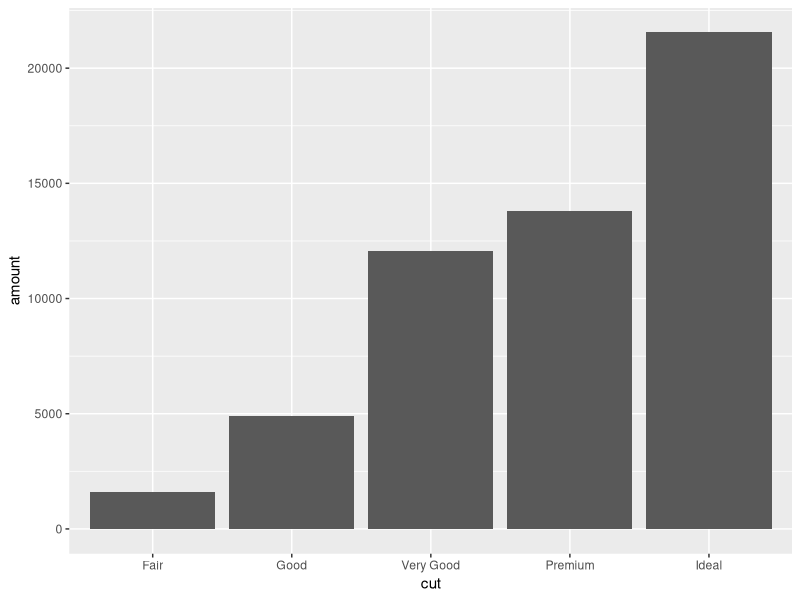
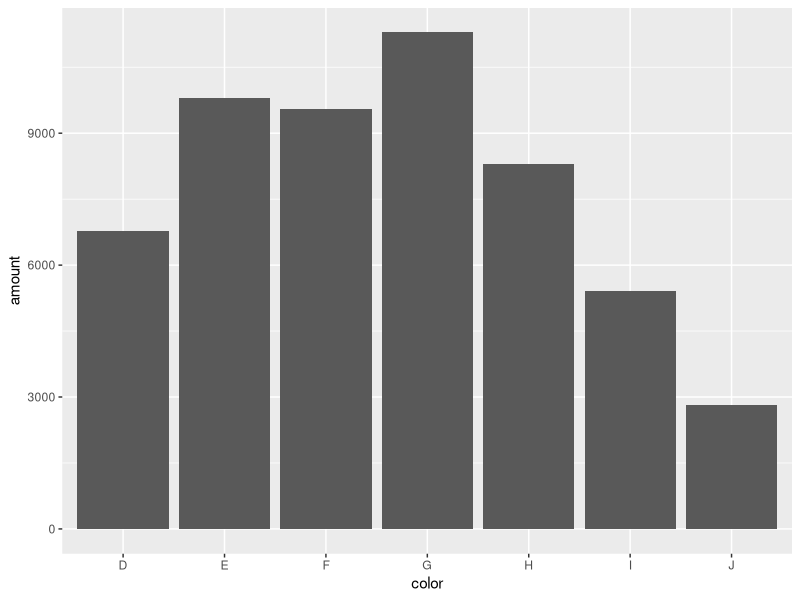
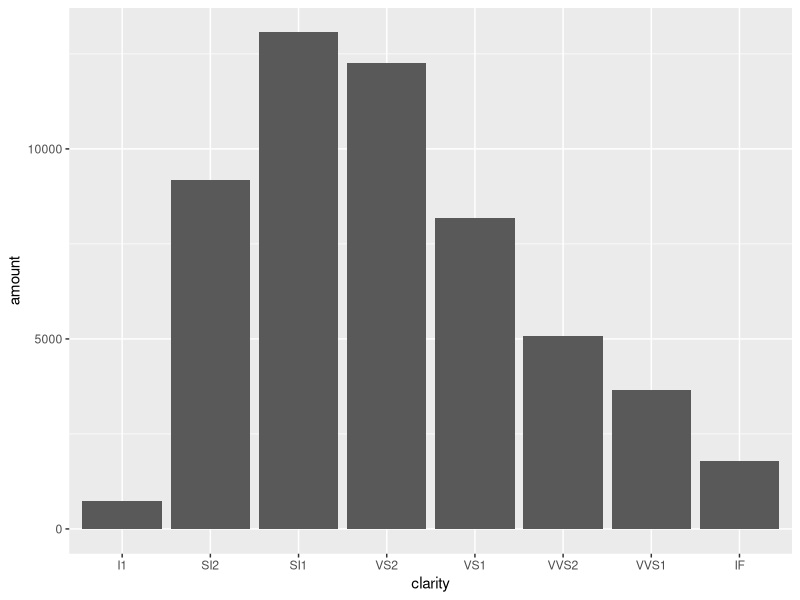
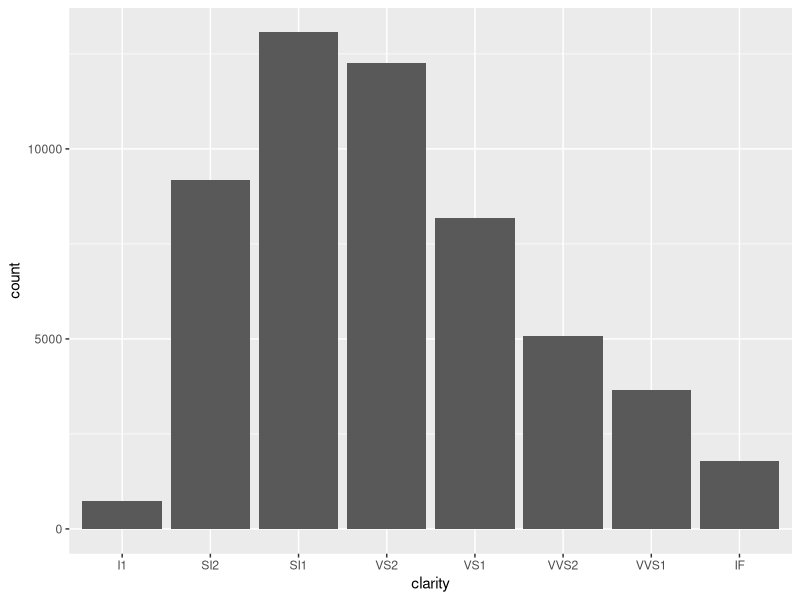
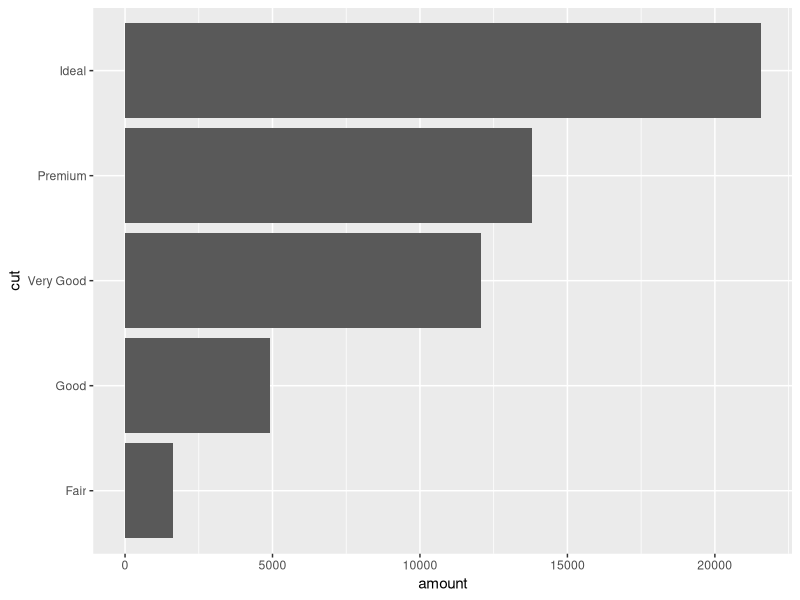
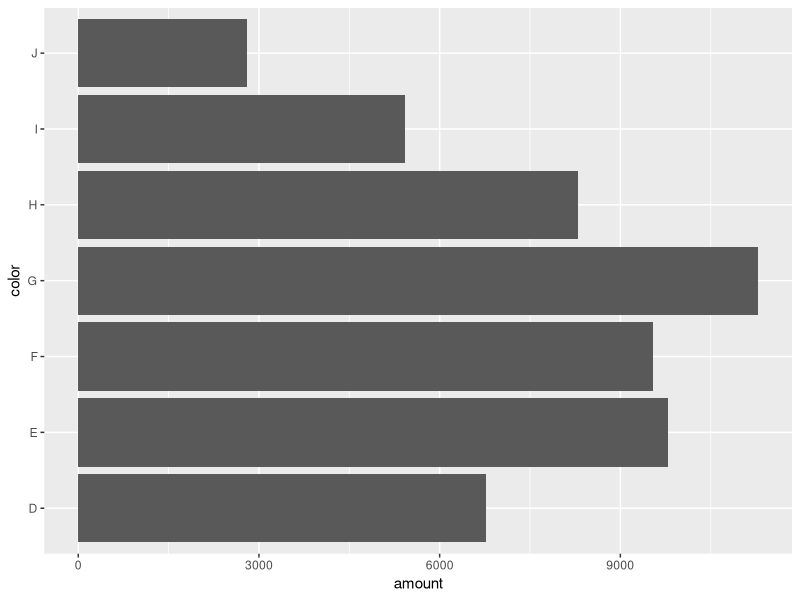
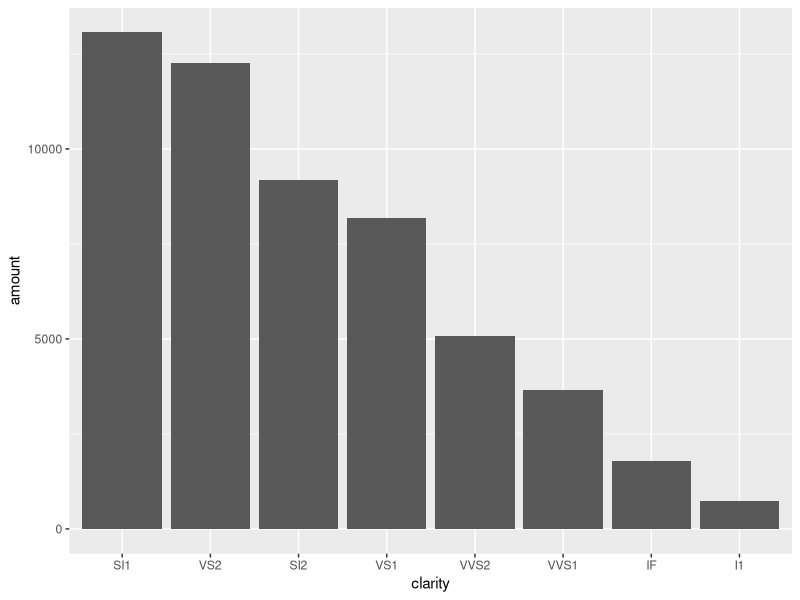
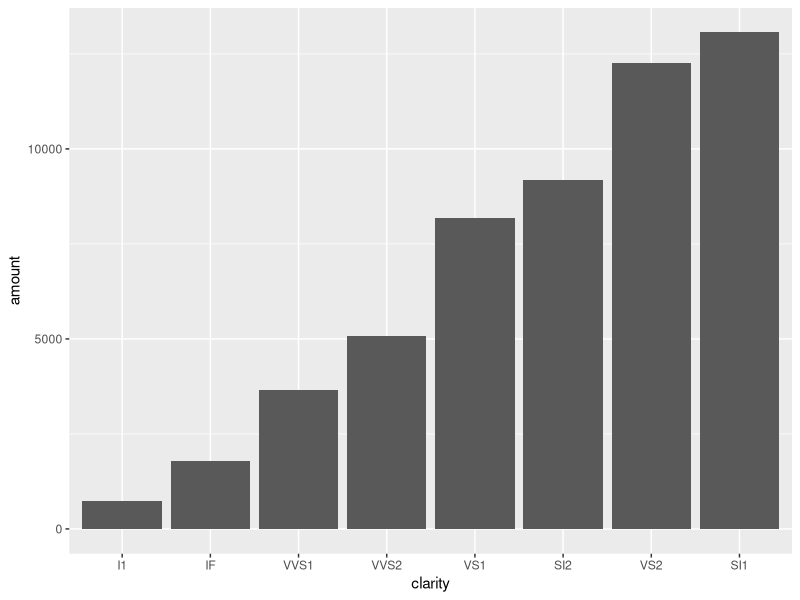

Recreate these plots in R, in order.
## ---- chunk 1
knitr::opts_chunk$set(
	echo = TRUE,
	message = FALSE,
	warning = FALSE
)
## ---- chunk 2
library(tidyverse)
library(skimr)
df <- ggplot2::diamonds
skim(df)
head(df)
#help(diamonds)
## ---- chunk 3

#funktionsorientierter Ansatz funktioniert leider nicht! :-(
#===========================================================
# jplot<-function(j=){
#   pic<-df%>%
#     group_by(j)%>%
#     summarise(amount=n())%>%
#     ggplot(aes(j, amount))+
#     geom_col()
#   return(pic)
# }
# jplot("cut")
#===========================================================

#some visualisation-work
df%>%
  group_by(cut)%>%
  summarise(amount=n())%>%
  ggplot(aes(cut, amount))+
  geom_col()

df%>%
  group_by(color)%>%
  summarise(amount=n())%>%
  ggplot(aes(color, amount))+
  geom_col()

df%>%
  group_by(clarity)%>%
  summarise(amount=n())%>%
  ggplot()+
  geom_col(aes(clarity, amount))

# generating the same result with geom_bar()
df%>%
  group_by(clarity)%>%
  ggplot()+
  geom_bar(aes(x=clarity))

# turning into horizontal
df%>%
  group_by(cut)%>%
  summarise(amount=n())%>%
  ggplot(aes(amount, cut))+           #option 1: switching aesthetics
  geom_col()

df%>%
  group_by(color)%>%
  summarise(amount=n())%>%
  ggplot(aes(color, amount))+
  geom_col()+
  coord_flip()                        #option 2: flipping coordinates

#reordering by counts

df%>%
  count(clarity)%>%
  ggplot(aes(y=n, x=fct_reorder(clarity, -n)))+    #descending
  geom_col()+
  labs(x="clarity", y="amount")

df%>%
  count(clarity)%>%
  ggplot(aes(y=n, x=fct_reorder(clarity, n)))+     #ascending
  geom_col()+
  labs(x="clarity", y="amount")
## ---- chunk 4
df%>%
  ggplot(aes(cut, color))+
  geom_count()

df%>%
  ggplot(aes(clarity, color))+
  geom_jitter()

df%>%
  ggplot(aes(cut, clarity))+
  geom_hex()

df%>%
  ggplot(aes(color, cut))+
  geom_point(aes(color=color), position = "jitter")

df%>%
  count(color, clarity)%>%
  ggplot(aes(color, clarity, fill=n))+
  geom_tile()
## ---- chunk 5
df%>%
  ggplot()+
  geom_histogram(aes(price), bins=10)

df%>%
  ggplot(aes(carat))+
  geom_histogram(aes(y=stat(density)))

#to be honest....built complete nonsense here ;-)
df%>%
  ggplot(aes(carat, price, color=cut, shape=clarity))+
  geom_point()+
  geom_density2d(colour = "red", size = 0.5, n = 15)+
  theme_bw()

df%>%
  ggplot(aes(color, carat))+
  geom_boxplot()
